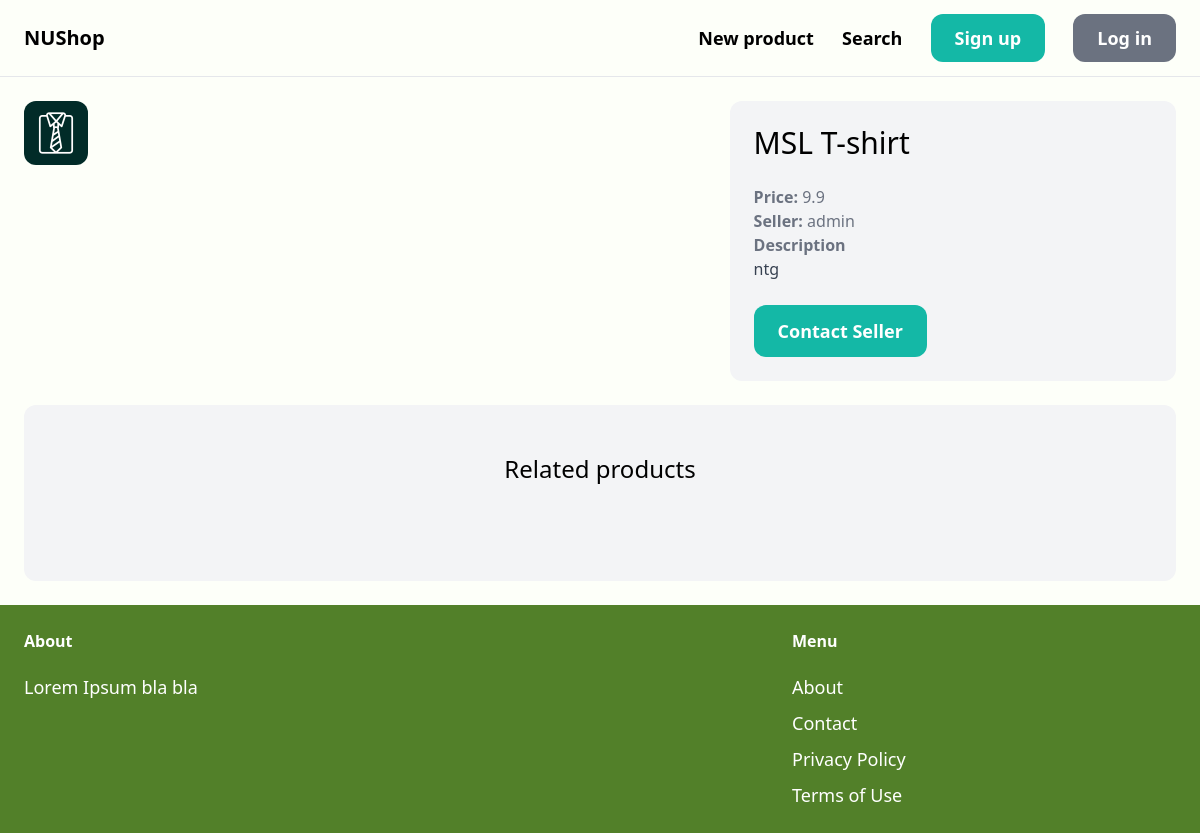
The page /products/1/ on the database as committed earlier.
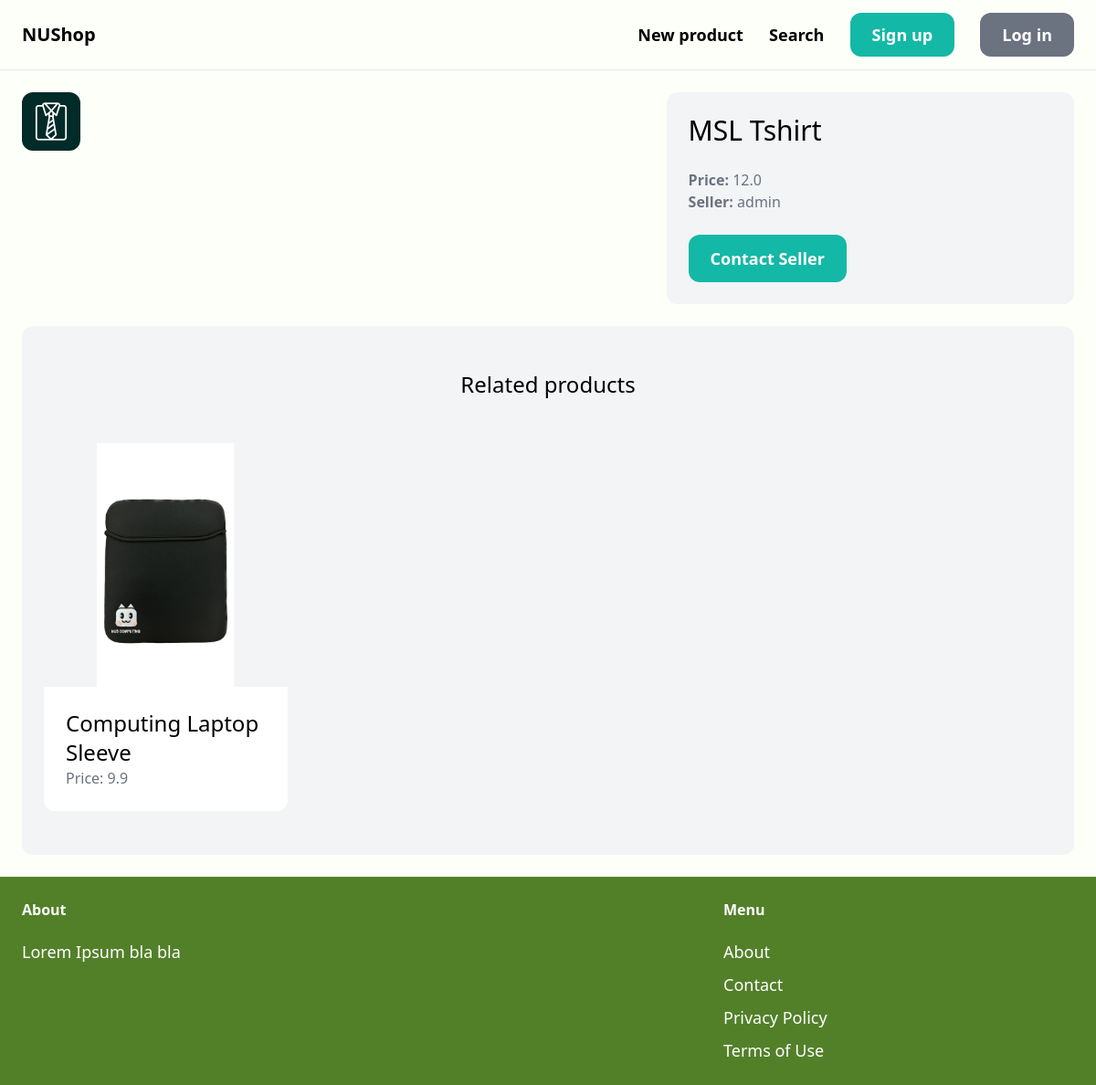
The same page on the database as committed later.
### product/models.py (models this page shows, shortened)
class Product(models.Model):
    category = models.ForeignKey(Category, related_name='products', on_delete=models.CASCADE)
    name = models.CharField(max_length=255)
    description = models.TextField(blank=True, null=True)
    price = models.FloatField()
    image = models.ImageField(upload_to='product_images', blank=True, null=True)
    is_sold = models.BooleanField(default=False)
    created_by = models.ForeignKey(User, related_name='products', on_delete=models.CASCADE)
    created_at = models.DateTimeField(auto_now_add=True)

### product/views.py (the view)
# urls.py: path('<int:pk>/', views.detail, name='detail'),
def detail(request, pk):
    product = get_object_or_404(Product, pk=pk)
    """
    is_sold can be changed to is_out_of_stock;
    exclude pk=pk is to exclude this product from being shown in recommended;
    related_products can be renamed to recommendations
    [0:3] is to list 3 products
    """
    related_products = Product.objects.filter(category=product.category, is_sold=False).exclude(pk=pk)[0:3]
    return render(request, 'product/detail.html', {
        'product': product,
        'related_products': related_products
    })

### product/templates/product/detail.html (shortened to what this page needs)
{% extends 'core/base.html' %}
{% block content %}
<div class="grid grid-cols-5 gap-6">
    <div class="col-span-3">
        <img src="{{ product.image.url }}" class="rounded-xl">
    </div>
    <div class="col-span-2 p-6 bg-gray-100 rounded-xl">
        <h1 class="mb-6 text-3xl">{{ product.name }}</h1>
        <p class="text-gray-500"><strong>Price: </strong>{{ product.price }}</p>
        <p class="text-gray-500"><strong>Seller: </strong>{{ product.created_by.username }}</p>
        {% if product.description %}
        <p class="text-gray-700">
            <strong class="text-gray-500">Description</strong><br>
            {{ product.description}}
        </p>
        {% endif %}
        {% if request.user == product.created_by %}
            <div class="mt-6 p-6 bg white rounded-xl">
                <p>This is your product!</p>
                <a href="{% url 'product:edit' product.id %}" class="inline-block mt-6 px-6 py-3 text-lg font-semibold bg-teal-500 text-white rounded-xl">Edit</a>
                <a href="{% url 'product:delete' product.id %}" class="inline-block mt-6 px-6 py-3 text-lg font-semibold bg-red-500 text-white rounded-xl">Delete</a>
            </div>
        {% else %}
            <a href="{% url 'chat:new' product.id %}" class="inline-block mt-6 px-6 py-3 text-lg font-semibold bg-teal-500 text-white hover:bg-teal-700 rounded-xl">Contact Seller</a>
        {% endif%}
    </div>
</div>
<div class="mt-6 px-6 py-12 bg-gray-100 rounded-xl">
    <h2 class="mb-12 text-2xl text-center">Related products</h2>
    <div class="grid grid-cols-4 gap-3">
        {% for product in related_products %}
            <div>
                <a href="{% url 'product:detail' product.id %}">
                    <div>
                        <img src="{{ product.image.url}}" class="rounded-t-xl">
                    </div>
                    <div class="p-6 bg-white rounded-b-xl">
                        <h2 class="text-2xl">{{ product.name }}</h2>
                        <p class="text-gray-500">Price: {{ product.price }}</p>
                    </div>
                </a>
            </div>
        {% endfor %}
    </div>
</div>
{% endblock %}

Rows that differ between the two databases and show on the page:
changed Product "admin": name "MSL T-shirt" → "MSL Tshirt"; price "9.9" → "12.0"; description "ntg" → (not shown)
now on this page (row edited): Product: image (picture), name "Computing Laptop Sleeve", price "9.9"
Other text that changed with them:
text no longer shown: "Description"
